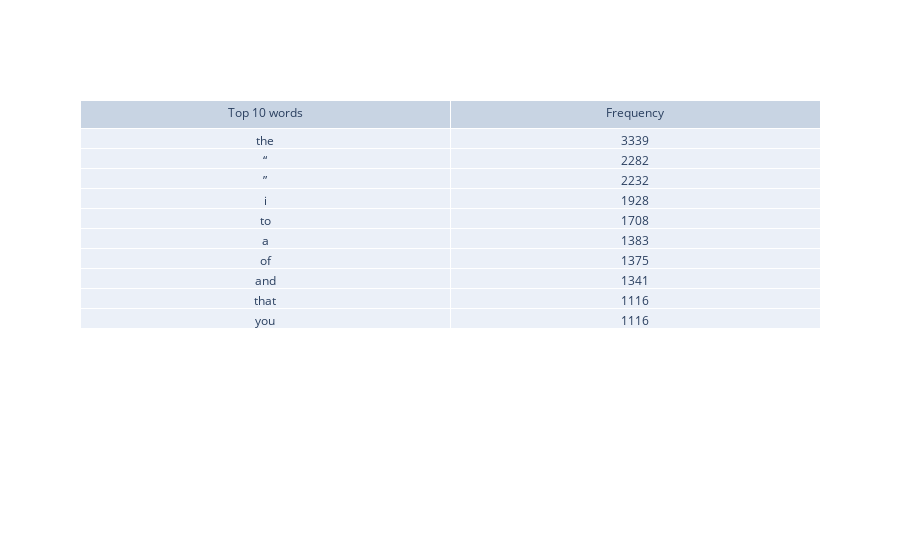

Write notebook code for a chart like this one.
### Code cell
words = blob.word_counts
top = []
numbers = []
for key, value in sorted(words.items(), key = itemgetter(1), reverse = True):
    top.append(key)
    numbers.append(value)
top10 = itemgetter(0,1,2,3,4,5,6,7,8,9)
letters = top10(top)
val = top10(numbers)

import plotly.graph_objects as go

fig = go.Figure(data=[go.Table(header=dict(values=['Top 10 words', 'Frequency']),
                 cells=dict(values=[[itemgetter(0)(letters),itemgetter(1)(letters),itemgetter(2)(letters),itemgetter(3)(letters),itemgetter(4)(letters),itemgetter(5)(letters),itemgetter(6)(letters),itemgetter(7)(letters),itemgetter(8)(letters),itemgetter(9)(letters)], [itemgetter(0)(val),itemgetter(1)(val),itemgetter(2)(val),itemgetter(3)(val),itemgetter(4)(val),itemgetter(5)(val),itemgetter(6)(val),itemgetter(7)(val),itemgetter(8)(val),itemgetter(9)(val)]]))
                     ])
fig.show()

### Figure 1 — Plotly figure (JSON) as saved in the notebook; plotly's stock layout.template omitted (floating-point values rounded to 4 significant figures)
{"data": [{"cells": {"values": [["the", "“", "”", "i", "to", "a", "of", "and", "that", "you"], [3339, 2282, 2232, 1928, 1708, 1383, 1375, 1341, 1116, 1116]]}, "header": {"values": ["Top 10 words", "Frequency"]}, "type": "table"}], "layout": {}}
